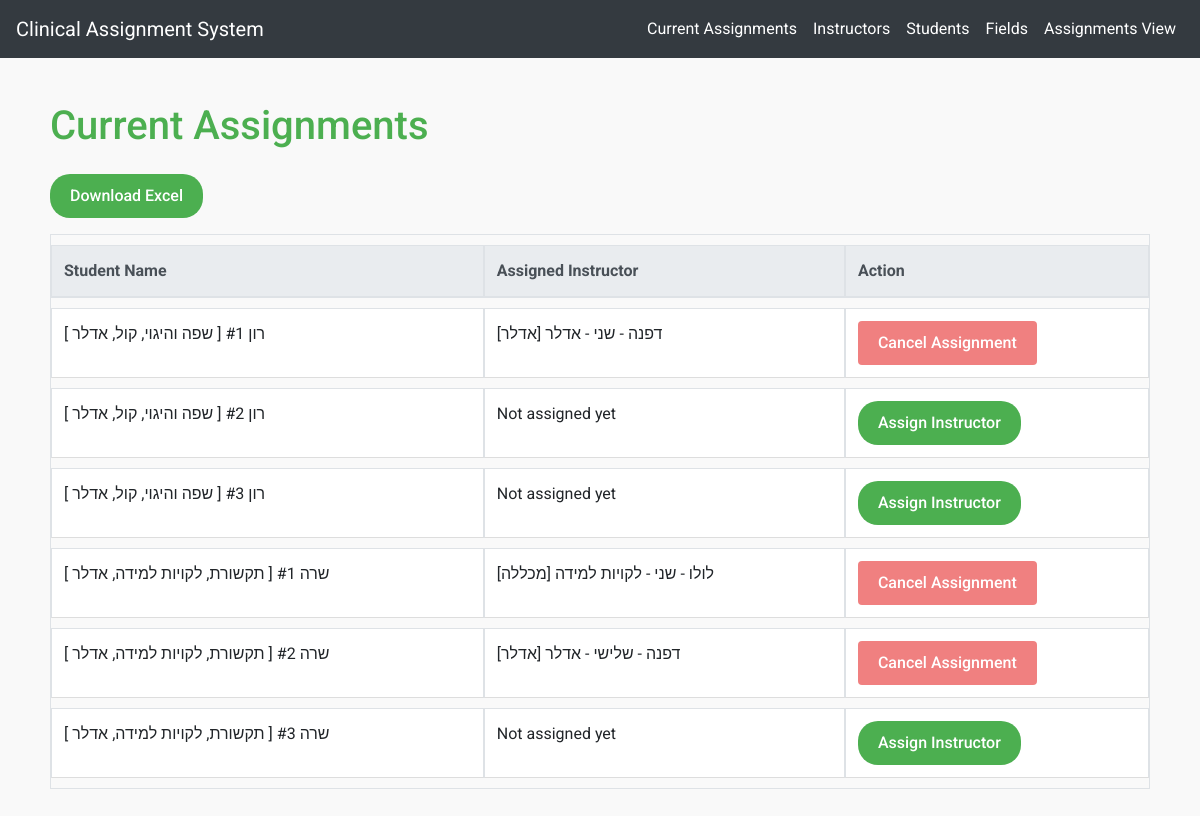
The app's page /current_assignments with its own data.
### app/models.py (models this page shows)
class Student(db.Model):
    id = db.Column(db.Integer, primary_key=True)
    name = db.Column(db.String(100), nullable=False)
    preferred_field_id_1 = db.Column(db.Integer, db.ForeignKey('field.id'), nullable=False)
    preferred_field_1 = db.relationship('Field', foreign_keys=[preferred_field_id_1], backref='students_1')
    preferred_field_id_2 = db.Column(db.Integer, db.ForeignKey('field.id'), nullable=False)
    preferred_field_2 = db.relationship('Field', foreign_keys=[preferred_field_id_2], backref='students_2')
    preferred_field_id_3 = db.Column(db.Integer, db.ForeignKey('field.id'), nullable=False)
    preferred_field_3 = db.relationship('Field', foreign_keys=[preferred_field_id_3], backref='students_3')
    preferred_practice_area = db.Column(db.String(100), nullable=False)

class ClinicalInstructor(db.Model):
    id = db.Column(db.Integer, primary_key=True)
    name = db.Column(db.String(100), nullable=False)
    practice_location = db.Column(db.String(100), nullable=False)
    area_of_expertise_id = db.Column(db.Integer, db.ForeignKey('field.id'), nullable=False)
    area_of_expertise = db.relationship('Field', backref='instructors')
    city = db.Column(db.String(100), nullable=False)
    address = db.Column(db.String(100), nullable=False)
    phone = db.Column(db.String(20), nullable=False)
    email = db.Column(db.String(100), nullable=False)
    relevant_semesters = db.Column(db.String(100), nullable=False)
    years_of_experience = db.Column(db.Integer, nullable=False)
    available_days_to_assign = db.Column(db.String(100), nullable=False)
    max_students_per_day = db.Column(db.Integer, nullable=False)
    color = db.Column(db.String(7), nullable=False, default='#FFFFFF')  # Default to white

class Assignment(db.Model):
    id = db.Column(db.Integer, primary_key=True)
    student_id = db.Column(db.Integer, db.ForeignKey('student.id'), nullable=False)
    instructor_id = db.Column(db.Integer, db.ForeignKey('clinical_instructor.id'), nullable=False)
    assigned_day = db.Column(db.String(20), nullable=False)
    instructor = db.relationship('ClinicalInstructor', backref='assignments')
    student = db.relationship('Student', backref='assignments')

class Field(db.Model):
    id = db.Column(db.Integer, primary_key=True)
    name = db.Column(db.String(100), unique=True, nullable=False)

### app/routes.py (the view)
@bp.route('/current_assignments')
def current_assignments():
    students = Student.query.all()
    assignments = Assignment.query.all()
    student_assignments = {}
    for student in students:
        student_assignments[student.id] = {
            'name': student.name,
            'preferred_fields': [
                student.preferred_field_1.name if student.preferred_field_1 else '',
                student.preferred_field_2.name if student.preferred_field_2 else '',
                student.preferred_field_3.name if student.preferred_field_3 else ''
            ],
            'assignments': [None, None, None]  # Placeholder for three assignments
        }
    for assignment in assignments:
        student_id = assignment.student_id
        student_data = student_assignments[student_id]
        for i, preferred_field in enumerate(student_data['preferred_fields']):
            if len(student_data['assignments']) > i and student_data['assignments'][i] is None:
                student_data['assignments'][i] = assignment
                break
    return render_template('current_assignments.html', student_assignments=student_assignments)

### app/templates/current_assignments.html (shortened to what this page needs)
{% extends "base.html" %}
{% block content %}
<h1 class="mb-4">Current Assignments</h1>
<a href="{{ url_for('main.download_assignments') }}" class="btn btn-primary mb-3">Download Excel</a>
<table class="table table-bordered">
    <thead class="thead-light">
        <tr>
            <th>Student Name</th>
            <th>Assigned Instructor</th>
            <th>Action</th>
        </tr>
    </thead>
    <tbody>
        {% for student_id, student_data in student_assignments.items() %}
            {% set row_class = loop.index0 % 2 == 0 and 'even-row' or 'odd-row' %}
            {% for i in range(3) %}
                <tr class="{{ row_class }}">
                    <td>{{ student_data.name }} #{{ i + 1 }} [ {{ student_data.preferred_fields | join(', ') }} ]</td>
                    {% if student_data.assignments[i] %}
                        {% set reason = student_data.assignments[i].instructor.area_of_expertise.name not in student_data.preferred_fields and 'table-warning' %}
                        <td class="{{ reason }}">
                            {{ student_data.assignments[i].instructor.name }} -
                            {{ student_data.assignments[i].assigned_day }} -
                            {{ student_data.assignments[i].instructor.area_of_expertise.name }} [{{ student_data.assignments[i].instructor.practice_location }}]
                        </td>
                        <td>
                            <form method="post" action="{{ url_for('main.remove_assignment', assignment_id=student_data.assignments[i].id) }}">
                                <button type="submit" class="btn btn-danger">Cancel Assignment</button>
                            </form>
                        </td>
                    {% else %}
                        <td>Not assigned yet</td>
                        <td>
                            <div class="student" onmouseover="fetchInstructors('{{ student_id }}', this.querySelector('.instructors-tooltip'))" data-student-id="{{ student_id }}">
                                <a href="{{ url_for('main.assign_instructor', student_id=student_id) }}" class="btn btn-primary">Assign Instructor</a>
                            </div>
                        </td>
                    {% endif %}
                </tr>
            {% endfor %}
        {% endfor %}
    </tbody>
</table>
{% endblock %}

### app/static/css/styles.css (style rules this page uses)
:root { --primary-color: #4CAF50; --secondary-color: #FFC107; --light-gray: #f2f2f2; --white: #ffffff; --light-green: lightgreen; --light-coral: lightcoral; }
body { font-family: 'Roboto', sans-serif; background-color: #F9F9F9; color: #333333; margin: 0; padding: 0; line-height: 1.6; }
h1, h2, h3 { color: var(--primary-color); font-weight: 500; }
.table { margin-bottom: 20px; border-collapse: separate; border-spacing: 0 10px; }
.table th, .table td { padding: 12px; text-align: left; background-color: var(--white); border-bottom: 1px solid #dddddd; }
.table thead { background-color: var(--primary-color); color: var(--white); }
.even-row { background-color: var(--light-gray) !important; }
.odd-row { background-color: var(--white) !important; }
button, .btn { background-color: var(--primary-color) !important; color: var(--white) !important; border-radius: 20px; padding: 10px 20px; font-weight: 500; transition: background-color 0.3s ease; border: none; }
.btn-danger { background-color: var(--light-coral) !important; border: none !important; }
.table td .btn { margin: 0; padding: 10px 20px; border: none; }
form button.btn { display: block; padding: 0.5rem; margin: 0; border: none; background-color: #dc3545; color: white; text-align: center; border-radius: 0.25rem; cursor: pointer; transition: background-color 0.3s; }
form { margin: 0; padding: 0; }
.student { position: relative; display: inline-block; cursor: pointer; }

### records on screen
Student: name "רון" "רון" "רון"
ClinicalInstructor: name "דפנה" "דפנה", practice_location "אדלר" "אדלר"
Assignment: assigned_day "שני"
Field: name "אדלר" "אדלר"
Student: name "שרה" "שרה" "שרה"
ClinicalInstructor: name "לולו", practice_location "מכללה"
Assignment: assigned_day "שני"
Field: name "לקויות למידה"
Assignment: assigned_day "שלישי"

### other values on screen
{{ student_data.preferred_fields | join(', ') }} "שפה והיגוי, קול, אדלר" "שפה והיגוי, קול, אדלר" "שפה והיגוי, קול, אדלר" "תקשורת, לקויות למידה, אדלר" "תקשורת, לקויות למידה, אדלר" "תקשורת, לקויות למידה, אדלר"
